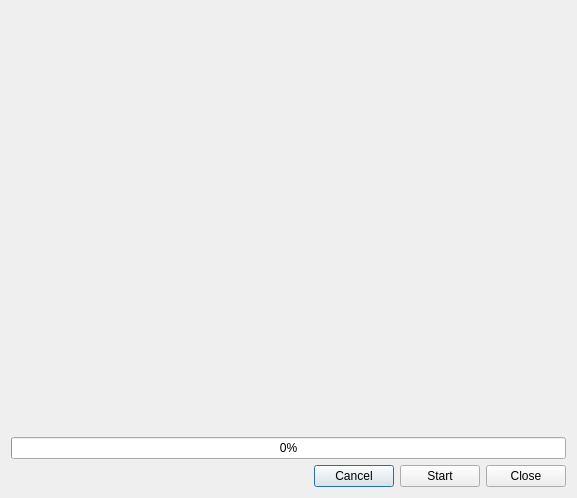
<?xml version="1.0" encoding="UTF-8"?>
<ui version="4.0">
 <class>ProgressDialog</class>
 <widget class="QDialog" name="ProgressDialog">
  <property name="geometry">
   <rect>
    <x>0</x>
    <y>0</y>
    <width>577</width>
    <height>498</height>
   </rect>
  </property>
  <property name="sizePolicy">
   <sizepolicy hsizetype="Expanding" vsizetype="Expanding">
    <horstretch>0</horstretch>
    <verstretch>0</verstretch>
   </sizepolicy>
  </property>
  <property name="maximumSize">
   <size>
    <width>16777215</width>
    <height>16777214</height>
   </size>
  </property>
  <property name="windowTitle">
   <string>Dialog</string>
  </property>
  <layout class="QVBoxLayout" name="verticalLayout">
   <item>
    <layout class="QHBoxLayout" name="content_layout">
     <property name="sizeConstraint">
      <enum>QLayout::SetNoConstraint</enum>
     </property>
    </layout>
   </item>
   <item>
    <layout class="QGridLayout" name="gridLayout_2">
     <item row="4" column="0">
      <layout class="QHBoxLayout" name="horizontalLayout">
       <item>
        <spacer name="horizontalSpacer">
         <property name="orientation">
          <enum>Qt::Horizontal</enum>
         </property>
         <property name="sizeHint" stdset="0">
          <size>
           <width>40</width>
           <height>20</height>
          </size>
         </property>
        </spacer>
       </item>
       <item>
        <widget class="QPushButton" name="btn_cancel">
         <property name="text">
          <string>Cancel</string>
         </property>
        </widget>
       </item>
       <item>
        <widget class="QPushButton" name="btn_start">
         <property name="text">
          <string>Start</string>
         </property>
        </widget>
       </item>
       <item>
        <widget class="QPushButton" name="btn_close">
         <property name="text">
          <string>Close</string>
         </property>
        </widget>
       </item>
      </layout>
     </item>
     <item row="2" column="0">
      <widget class="QLabel" name="lbl_message">
       <property name="text">
        <string/>
       </property>
      </widget>
     </item>
     <item row="3" column="0">
      <widget class="QProgressBar" name="progress_bar">
       <property name="value">
        <number>0</number>
       </property>
      </widget>
     </item>
     <item row="0" column="0">
      <spacer name="verticalSpacer">
       <property name="orientation">
        <enum>Qt::Vertical</enum>
       </property>
       <property name="sizeHint" stdset="0">
        <size>
         <width>20</width>
         <height>40</height>
        </size>
       </property>
      </spacer>
     </item>
     <item row="1" column="0">
      <widget class="QLabel" name="lbl_error">
       <property name="styleSheet">
        <string notr="true">#lbl_error {color: red}</string>
       </property>
       <property name="text">
        <string/>
       </property>
      </widget>
     </item>
    </layout>
   </item>
  </layout>
 </widget>
 <resources/>
 <connections/>
</ui>
